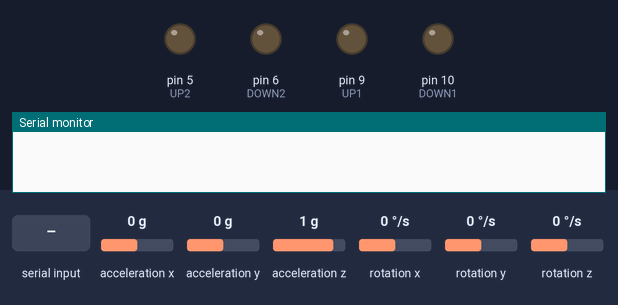
This sketch was run on a simulated Arduino Uno, built with avr-gcc and run on an emulated ATmega328P. On the bench: output pins drawn as LEDs (lit = HIGH), the last lines printed to the serial monitor. Inputs (shaded band) come from the test bench; at power-on: acceleration x 0 g, acceleration y 0 g, acceleration z 1 g, rotation x 0 °/s, rotation y 0 °/s, rotation z 0 °/s.

Above: at 1.2 s.
1.3 s: "START\n" received over Serial
2.8 s: "debugon\n" received over Serial
4.7 s: acceleration x set to 0.8 g
7.7 s: "START\n" received over Serial
At 8.9 s:
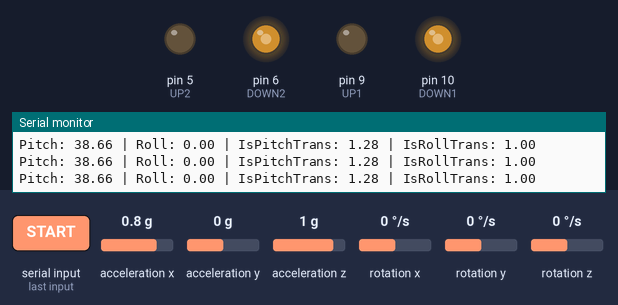
9.2 s: acceleration y set to 0.8 g
At 9.23 s:
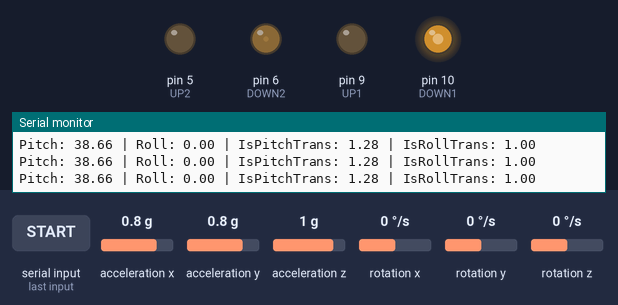
At 9.9 s:
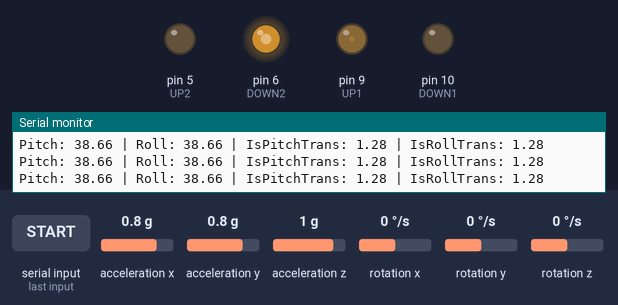
10.8 s: acceleration x set to -1.4 g
At 11.4 s:
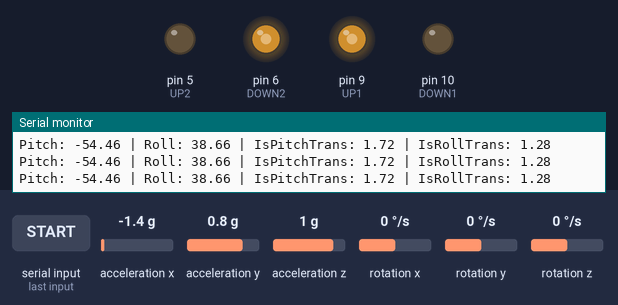
Timing chart, 0 to 13.3 s (numbered marks = the images above; inputs shaded):
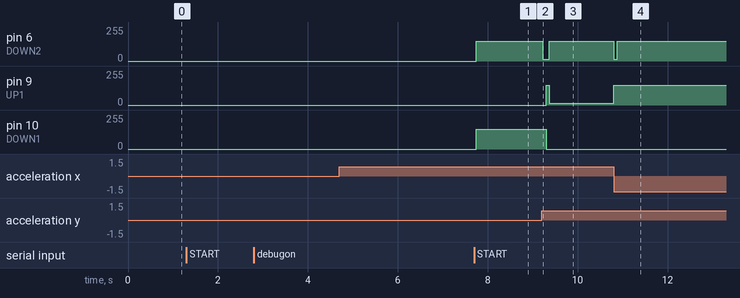

The sketch:

Level_With_Serial.ino
```cpp
#include <Wire.h>
#include <MPU6050.h>
#include <ctype.h>

MPU6050 mpuTop(0x68);   // MPU6050 at address 0x68
MPU6050 mpuBottom(0x69); // MPU6050 at address 0x69

// Define motor driver pins for Actuator 1
const int UP1 = 9;   // Up PWM for Actuator 1
const int DOWN1 = 10; // Down PWM for Actuator 1

// Define motor driver pins for Actuator 2
const int UP2 = 5;   // Up PWM for Actuator 2
const int DOWN2 = 6; // Down PWM for Actuator 2

// Complementary Filter constant
float alpha = 0.00;  // Balance between gyro & accel

// Time tracking
unsigned long prevTime = 0;

// Tuning parameters
const float deadZone = 0.0;  // Ignore small errors
const float maxAngle = 30.0; // Max angle before full speed
float minSpeed = 15; // Minimum speed of actuators
float maxSpeed = 150; // Maximum speed of actuators

// Auto Angle Level Stop
bool requestBalance = false;
int stableCount = 0;
const int stabilityThreshold = 10;
float pitchTop = 0, rollTop = 0;

// Debug enable/disable
bool doLD = false;
int cycleDebug = 0;

// Averaged Angles
#define NUM_ERROR_CYCLES 3  // Change this to 4, 5, etc. as needed
float errorPitchHistory[NUM_ERROR_CYCLES] = {0};
float errorRollHistory[NUM_ERROR_CYCLES] = {0};
int errorIndex = 0;
float errorPitchAvg = 0;
float errorRollAvg = 0;

void setup() {
  Serial.begin(9600);
  Wire.begin();

  mpuTop.initialize();
  mpuBottom.initialize();

  pinMode(UP1, OUTPUT);
  pinMode(DOWN1, OUTPUT);
  pinMode(UP2, OUTPUT);
  pinMode(DOWN2, OUTPUT);
}

void loop() {
  //float pitchTop = 0, rollTop = 0;
  int16_t axTop, ayTop, azTop, gxTop, gyTop, gzTop;

  // Read acceleration and gyroscope data
  mpuTop.getMotion6(&axTop, &ayTop, &azTop, &gxTop, &gyTop, &gzTop);

  // Normalize acceleration values
  float normAxTop = axTop / 16384.0;
  float normAyTop = ayTop / 16384.0;
  float normAzTop = azTop / 16384.0;

  // Calculate pitch and roll using accelerometer
  float accelPitchTop = atan2(normAxTop, 1) * 180 / PI;
  float accelRollTop = atan2(normAyTop, 1) * 180 / PI;

  // %Error Gravity Calc
  float IsPitchTrans = sqrtf(normAxTop*normAxTop + normAzTop*normAzTop);
  float IsRollTrans = sqrtf(normAyTop*normAyTop + normAzTop*normAzTop);

  // Get time step
  unsigned long currentTime = millis();
  float dt = (currentTime - prevTime) / 1000.0;
  prevTime = currentTime;

  // Convert gyroscope readings from raw to deg/sec
  float gyroPitchRateTop = gxTop / 131.0;
  float gyroRollRateTop = gyTop / 131.0;

  // Complementary filter: combines accelerometer and gyroscope data
  pitchTop = alpha * (pitchTop + gyroPitchRateTop * dt) + (1 - alpha) * accelPitchTop;
  rollTop = alpha * (rollTop + gyroRollRateTop * dt) + (1 - alpha) * accelRollTop;

  // Calculate errors (desired Z-axis should be 1, meaning zero tilt)
  float errorPitch = -pitchTop;
  float errorRoll = -rollTop;

  // Store current errors in history
  errorPitchHistory[errorIndex] = errorPitch;
  errorRollHistory[errorIndex] = errorRoll;

  // Compute average over last NUM_ERROR_CYCLES
  errorPitchAvg = 0;
  errorRollAvg = 0;
  for (int i = 0; i < NUM_ERROR_CYCLES; i++) {
    errorPitchAvg += errorPitchHistory[i];
    errorRollAvg += errorRollHistory[i];
  }
  errorPitchAvg /= NUM_ERROR_CYCLES;
  errorRollAvg  /= NUM_ERROR_CYCLES;

  // Update circular buffer index
  errorIndex = (errorIndex + 1) % NUM_ERROR_CYCLES;

  // Apply dead zone
  if (abs(errorPitchAvg) < deadZone) errorPitchAvg = 0;
  if (abs(errorRollAvg) < deadZone) errorRollAvg = 0;

  // Control actuators with **properly scaled speed**
  if(requestBalance == true) {
    //controlActuator(UP1, DOWN1, errorPitchAvg);
    //controlActuator(UP2, DOWN2, errorRollAvg);
    updateActuators(errorRollAvg, errorPitchAvg);
  } else{
    controlActuator(UP1, DOWN1, 0);
    controlActuator(UP2, DOWN2, 0);
  }

  if (cycleDebug > 0) {
    doLD = true;
    cycleDebug--;
  } else if(cycleDebug == 0) {
    doLD = false;
    cycleDebug--;
  }

  // Output readings
  if(doLD == true){
  Serial.print("Pitch: "); Serial.print(pitchTop);
  Serial.print(" | Roll: "); Serial.print(rollTop);
  Serial.print(" | IsPitchTrans: "); Serial.print(IsPitchTrans);
  Serial.print(" | IsRollTrans: "); Serial.println(IsRollTrans);
  }

  checkSerialInput();
  checkPitchStability();

  //delay(50);
}

void controlActuator(int upPWM, int downPWM, float output) {
  // **Fix: Proportional speed scaling**
  int speed = map(abs(output*output*output), 0, 10, minSpeed, maxSpeed);
  speed = constrain(speed, minSpeed, maxSpeed);  // Ensure speed stays within limits

  if (output > 0) {
      analogWrite(upPWM, speed);
      analogWrite(downPWM, 0);
  } else if (output < 0) {
      analogWrite(upPWM, 0);
      analogWrite(downPWM, speed);
  } else {
      analogWrite(upPWM, 0);
      analogWrite(downPWM, 0);
  }
}

void checkSerialInput() {
  if (Serial.available() > 0) {
    String input = Serial.readStringUntil('\n');
    input.trim();  // Clean up any whitespace or line endings

    if (input.length() == 0) return;

    // Handle single-word commands
    if (input.equalsIgnoreCase("START")) {
      requestBalance = true;
      stableCount = 0;
      return;
    } else if (input.equalsIgnoreCase("STOP")) {
      requestBalance = false;
      stableCount = 0;
      return;
    } else if (input.equalsIgnoreCase("debugon")) {
      doLD = true;
      return;
    } else if (input.equalsIgnoreCase("debugoff")) {
      doLD = false;
      return;
    }

    // Parse multiple command=value entries (e.g., Kp1.2 Ki0.5)
    String currentKey = "";
    String currentValue = "";
    bool parsingValue = false;

    for (int i = 0; i <= input.length(); i++) {
      char c = input.charAt(i);
      if (isAlpha(c) && !parsingValue) {
        currentKey += c;  // Still building the key
      }
      else if ((isDigit(c) || c == '.' || c == '-') && c != '\0') {
        currentValue += c;
        parsingValue = true;
      }
      else {
        if (currentKey.length() > 0 && currentValue.length() > 0) {
          float value = currentValue.toFloat();

          // Match known keys and assign
          if (currentKey.equalsIgnoreCase("alpha")) {
            alpha = value;
            Serial.print("Alpha: "); Serial.println(alpha);
            }
          else if (currentKey.equalsIgnoreCase("minSpeed")) {
            minSpeed = value;
            Serial.print("minSpeed: "); Serial.println(minSpeed);
            }
          else if (currentKey.equalsIgnoreCase("maxSpeed")) {
            maxSpeed = value;
            Serial.print("maxSpeed: "); Serial.println(maxSpeed);
            }
          else if (currentKey.equalsIgnoreCase("cycleDebug")) {
          cycleDebug = value;
          }
          // Add more keys here if needed

          // Reset for the next token
          currentKey = "";
          currentValue = "";
          parsingValue = false;

          if (isAlpha(c)) currentKey += c;  // This char starts next key
        }
      }
    }
  }
}

// Function to monitor pitch stability
void checkPitchStability() {

    if (requestBalance) {
        if (abs(errorPitchAvg) >= 0 && abs(errorPitchAvg) <= 1 && abs(errorRollAvg) >= 0 && abs(errorRollAvg) <= 1) {
            stableCount++;
        } else {
            stableCount = 0;  // Reset counter if out of range
        }

        if (stableCount > stabilityThreshold) {
            requestBalance = false;
            Serial.println("Balance request cleared.");
        }
    }
}

void updateActuators(float errorRollAvg, float errorPitchAvg) {
  // Actuator directions in radians
  float angle1 = radians(150);  // Actuator 1 (@150 degrees)
  float angle2 = radians(30);   // Actuator 2 (@30 degrees)

  // Unit vectors in the direction of each actuator
  float dir1X = cos(angle1);
  float dir1Y = sin(angle1);
  float dir2X = cos(angle2);
  float dir2Y = sin(angle2);

  // Input vector based on pitch and roll error (in degrees)
  float inputX = errorRollAvg;   // Roll affects X-axis
  float inputY = errorPitchAvg;  // Pitch affects Y-axis

  // Project input error vector onto each actuator direction
  float output1 = inputX * dir1X + inputY * dir1Y;  // Actuator at 150°
  float output2 = inputX * dir2X + inputY * dir2Y;  // Actuator at 30°

  // Apply outputs to actuators
  controlActuator(UP1, DOWN1, output1);
  controlActuator(UP2, DOWN2, output2);
}
```

Measured:
- after the input at 7.7 s, pin 6 (DOWN2), pin 10 (DOWN1): 0/255 → 150/255 at once
- after the input at 9.2 s, pin 6 (DOWN2): 150/255 → 15/255 at once, → 150/255 0.14 s later; pin 9 (UP1): 0/255 → 150/255 after 0.10 s, → 15/255 0.07 s later; pin 10 (DOWN1): 150/255 → 0/255 after 0.10 s
- after the input at 10.8 s, pin 6 (DOWN2): 150/255 → 15/255 at once, → 150/255 0.07 s later; pin 9 (UP1): 15/255 → 150/255 at once
